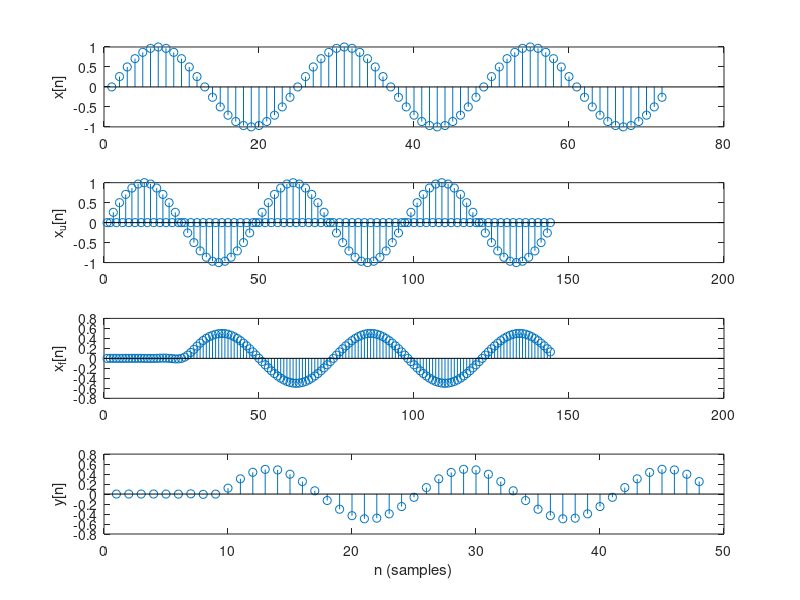

The MATLAB source for this figure:
%% Fractional Re-Sampling
% Generate 3 cycles of a 1/24 cycles/sample sine. Resample this signal with
% a system consisting of a upsampler, followed by a filter, followed by a
% downsampler, where L=2 and M=3. 
% Design the filter using a Kaiser window. 
% The filter should have a stopband of 
% 80 dB and a transition width of 0.1 cycles/sample.
clc
close all
clear all

%% Define initial values
L=2;
M=3;
f1=1/24;    %cycles/sample
%length of input signal
Ns=24*3; %(24 samples/cycle * 3 cycles = 72 samples)
tw = 0.1; %cycles/sample
A = 80; % stopband attenuation in dB

%% Generate the filter
% find the cutoff frequency
fs=min(0.5/L,0.5/M); %cycles/sample
% passband corner frequency
fp=fs-tw;
fc=fs-tw/2;
% order of kaiser window
Mord=(A-8)/(2.285*(tw*2*pi));
Mord=round(Mord)  
beta = .1102*(A-8.7);
hw = kaiser(Mord+1,beta);
nf=0:Mord;
hd = 2*fc*sinc(2*fc*(nf-Mord/2));
h=hd.'.*hw;
%h=fir1(M,fc,hw); %or use this function

%% Generate the input and output signals and plot
n=0:Ns-1;
x = sin(2*pi*f1*n);
xu=upsample(x,L);
xf=filter(h,1,xu);
y=downsample(xf,M);

% Since M>L, we have a decimator with a factor of 3/2

figure
subplot(4,1,1)
% x[n] is a sinusoid w/f = 1/24
stem(x)
ylabel('x[n]')

subplot(4,1,2)
stem(xu)
ylabel('x_{u}[n]')

% interpolated signal/upsampled signal is filtered
subplot(4,1,3)
stem(xf)
ylabel('x_{f}[n]')

% output signal w/sampling rate that is 2/3's x[n]
subplot(4,1,4)
stem(y)
ylabel('y[n]')
xlabel('n (samples)')

% For decimation, the sampling rate is deceased by 3/2; note that x[n] has
% 72 samples & the output should have 48 samples (72*2/3)
